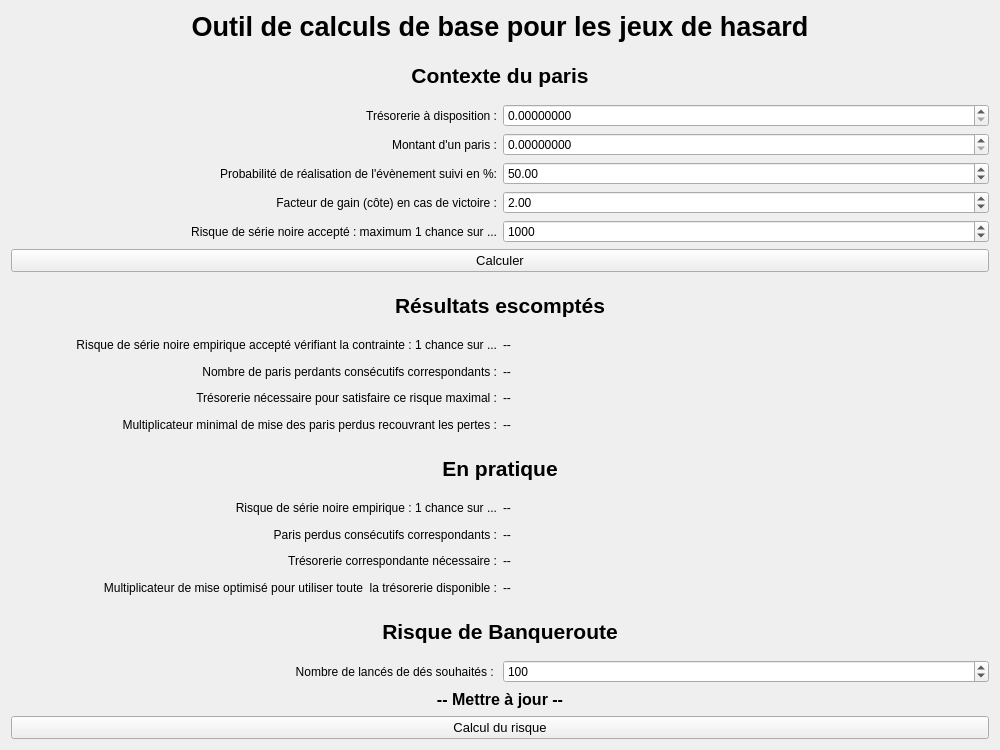
<?xml version="1.0" encoding="UTF-8"?>
<ui version="4.0">
 <class>Bitsler</class>
 <widget class="QWidget" name="Bitsler">
  <property name="geometry">
   <rect>
    <x>0</x>
    <y>0</y>
    <width>1000</width>
    <height>750</height>
   </rect>
  </property>
  <property name="windowTitle">
   <string>Form</string>
  </property>
  <layout class="QGridLayout" name="gridLayout">
   <item row="21" column="0">
    <widget class="QLabel" name="labelPracticalLostBet">
     <property name="text">
      <string>Paris perdus consécutifs correspondants :</string>
     </property>
     <property name="alignment">
      <set>Qt::AlignRight|Qt::AlignTrailing|Qt::AlignVCenter</set>
     </property>
    </widget>
   </item>
   <item row="22" column="0">
    <widget class="QLabel" name="labelPracticalCash">
     <property name="text">
      <string>Trésorerie correspondante nécessaire :</string>
     </property>
     <property name="alignment">
      <set>Qt::AlignRight|Qt::AlignTrailing|Qt::AlignVCenter</set>
     </property>
    </widget>
   </item>
   <item row="25" column="0" colspan="2">
    <widget class="QLabel" name="labelBankruptcy">
     <property name="font">
      <font>
       <pointsize>16</pointsize>
       <weight>75</weight>
       <bold>true</bold>
      </font>
     </property>
     <property name="text">
      <string>Risque de Banqueroute</string>
     </property>
     <property name="alignment">
      <set>Qt::AlignCenter</set>
     </property>
    </widget>
   </item>
   <item row="23" column="1">
    <widget class="QLabel" name="labelOutputPracticalMultiply">
     <property name="text">
      <string>--</string>
     </property>
    </widget>
   </item>
   <item row="23" column="0">
    <widget class="QLabel" name="labelPracticalMultiply">
     <property name="text">
      <string>Multiplicateur de mise optimisé pour utiliser toute  la trésorerie disponible :</string>
     </property>
     <property name="alignment">
      <set>Qt::AlignRight|Qt::AlignTrailing|Qt::AlignVCenter</set>
     </property>
    </widget>
   </item>
   <item row="16" column="0">
    <widget class="QLabel" name="labelMultiplyGoal">
     <property name="text">
      <string>Multiplicateur minimal de mise des paris perdus recouvrant les pertes :</string>
     </property>
     <property name="alignment">
      <set>Qt::AlignRight|Qt::AlignTrailing|Qt::AlignVCenter</set>
     </property>
    </widget>
   </item>
   <item row="4" column="1">
    <widget class="QDoubleSpinBox" name="doubleSpinBox_Cash">
     <property name="decimals">
      <number>8</number>
     </property>
     <property name="maximum">
      <double>999999999999.000000000000000</double>
     </property>
     <property name="singleStep">
      <double>0.000010000000000</double>
     </property>
    </widget>
   </item>
   <item row="13" column="0">
    <widget class="QLabel" name="labelBlackRiskGoal">
     <property name="text">
      <string>Risque de série noire empirique accepté vérifiant la contrainte : 1 chance sur ...</string>
     </property>
     <property name="alignment">
      <set>Qt::AlignRight|Qt::AlignTrailing|Qt::AlignVCenter</set>
     </property>
    </widget>
   </item>
   <item row="11" column="0" colspan="2">
    <widget class="QLabel" name="labelTheoreticalResults">
     <property name="font">
      <font>
       <pointsize>16</pointsize>
       <weight>75</weight>
       <bold>true</bold>
      </font>
     </property>
     <property name="text">
      <string>Résultats escomptés</string>
     </property>
     <property name="alignment">
      <set>Qt::AlignCenter</set>
     </property>
    </widget>
   </item>
   <item row="14" column="1">
    <widget class="QLabel" name="labelOutputLostBetGoal">
     <property name="text">
      <string>--</string>
     </property>
    </widget>
   </item>
   <item row="15" column="0">
    <widget class="QLabel" name="labelCashGoal">
     <property name="text">
      <string>Trésorerie nécessaire pour satisfaire ce risque maximal :</string>
     </property>
     <property name="alignment">
      <set>Qt::AlignRight|Qt::AlignTrailing|Qt::AlignVCenter</set>
     </property>
    </widget>
   </item>
   <item row="17" column="0" colspan="2">
    <spacer name="horizontalSpacer_3">
     <property name="orientation">
      <enum>Qt::Horizontal</enum>
     </property>
     <property name="sizeHint" stdset="0">
      <size>
       <width>30</width>
       <height>15</height>
      </size>
     </property>
    </spacer>
   </item>
   <item row="2" column="0" colspan="2">
    <widget class="QLabel" name="labelInputs">
     <property name="font">
      <font>
       <pointsize>16</pointsize>
       <weight>75</weight>
       <bold>true</bold>
      </font>
     </property>
     <property name="text">
      <string>Contexte du paris</string>
     </property>
     <property name="alignment">
      <set>Qt::AlignCenter</set>
     </property>
    </widget>
   </item>
   <item row="28" column="0" colspan="2">
    <widget class="QLabel" name="labelOutputBankruptcyRisk">
     <property name="font">
      <font>
       <pointsize>12</pointsize>
       <weight>75</weight>
       <italic>false</italic>
       <bold>true</bold>
      </font>
     </property>
     <property name="text">
      <string>-- Mettre à jour --</string>
     </property>
     <property name="alignment">
      <set>Qt::AlignCenter</set>
     </property>
    </widget>
   </item>
   <item row="22" column="1">
    <widget class="QLabel" name="labelOutputPracticalCash">
     <property name="text">
      <string>--</string>
     </property>
    </widget>
   </item>
   <item row="10" column="0" colspan="2">
    <spacer name="horizontalSpacer_2">
     <property name="orientation">
      <enum>Qt::Horizontal</enum>
     </property>
     <property name="sizeHint" stdset="0">
      <size>
       <width>30</width>
       <height>15</height>
      </size>
     </property>
    </spacer>
   </item>
   <item row="20" column="1">
    <widget class="QLabel" name="labelOutputPracticalRisk">
     <property name="text">
      <string>--</string>
     </property>
    </widget>
   </item>
   <item row="6" column="1">
    <widget class="QDoubleSpinBox" name="doubleSpinBox_Proba">
     <property name="minimum">
      <double>0.000000000000000</double>
     </property>
     <property name="maximum">
      <double>100.000000000000000</double>
     </property>
     <property name="value">
      <double>50.000000000000000</double>
     </property>
    </widget>
   </item>
   <item row="4" column="0">
    <widget class="QLabel" name="labelCash">
     <property name="text">
      <string>Trésorerie à disposition :</string>
     </property>
     <property name="alignment">
      <set>Qt::AlignRight|Qt::AlignTrailing|Qt::AlignVCenter</set>
     </property>
    </widget>
   </item>
   <item row="20" column="0">
    <widget class="QLabel" name="labelPracticalRisk">
     <property name="text">
      <string>Risque de série noire empirique : 1 chance sur ...</string>
     </property>
     <property name="alignment">
      <set>Qt::AlignRight|Qt::AlignTrailing|Qt::AlignVCenter</set>
     </property>
    </widget>
   </item>
   <item row="18" column="0" colspan="2">
    <widget class="QLabel" name="labelPracticallyResults">
     <property name="font">
      <font>
       <pointsize>16</pointsize>
       <weight>75</weight>
       <bold>true</bold>
      </font>
     </property>
     <property name="text">
      <string>En pratique</string>
     </property>
     <property name="alignment">
      <set>Qt::AlignCenter</set>
     </property>
    </widget>
   </item>
   <item row="16" column="1">
    <widget class="QLabel" name="labelOutputMultiplyGoal">
     <property name="text">
      <string>--</string>
     </property>
    </widget>
   </item>
   <item row="15" column="1">
    <widget class="QLabel" name="labelOutputCashGoal">
     <property name="text">
      <string>--</string>
     </property>
    </widget>
   </item>
   <item row="3" column="0" colspan="2">
    <spacer name="horizontalSpacer_5">
     <property name="orientation">
      <enum>Qt::Horizontal</enum>
     </property>
     <property name="sizeHint" stdset="0">
      <size>
       <width>20</width>
       <height>10</height>
      </size>
     </property>
    </spacer>
   </item>
   <item row="12" column="0" colspan="2">
    <spacer name="horizontalSpacer_6">
     <property name="orientation">
      <enum>Qt::Horizontal</enum>
     </property>
     <property name="sizeHint" stdset="0">
      <size>
       <width>20</width>
       <height>10</height>
      </size>
     </property>
    </spacer>
   </item>
   <item row="29" column="0" colspan="2">
    <widget class="QPushButton" name="pushButtonCalculateRisk">
     <property name="font">
      <font>
       <pointsize>10</pointsize>
      </font>
     </property>
     <property name="text">
      <string>Calcul du risque</string>
     </property>
    </widget>
   </item>
   <item row="7" column="0">
    <widget class="QLabel" name="labelPayout">
     <property name="text">
      <string>Facteur de gain (côte) en cas de victoire :</string>
     </property>
     <property name="alignment">
      <set>Qt::AlignRight|Qt::AlignTrailing|Qt::AlignVCenter</set>
     </property>
    </widget>
   </item>
   <item row="7" column="1">
    <widget class="QDoubleSpinBox" name="doubleSpinBox_Payout">
     <property name="maximum">
      <double>100.000000000000000</double>
     </property>
     <property name="singleStep">
      <double>0.010000000000000</double>
     </property>
     <property name="value">
      <double>2.000000000000000</double>
     </property>
    </widget>
   </item>
   <item row="21" column="1">
    <widget class="QLabel" name="labelOutputPracticalLostBet">
     <property name="text">
      <string>--</string>
     </property>
    </widget>
   </item>
   <item row="1" column="0" colspan="2">
    <spacer name="horizontalSpacer">
     <property name="orientation">
      <enum>Qt::Horizontal</enum>
     </property>
     <property name="sizeHint" stdset="0">
      <size>
       <width>30</width>
       <height>15</height>
      </size>
     </property>
    </spacer>
   </item>
   <item row="24" column="0" colspan="2">
    <spacer name="horizontalSpacer_4">
     <property name="orientation">
      <enum>Qt::Horizontal</enum>
     </property>
     <property name="sizeHint" stdset="0">
      <size>
       <width>30</width>
       <height>15</height>
      </size>
     </property>
    </spacer>
   </item>
   <item row="27" column="0">
    <widget class="QLabel" name="labelDiceNumber">
     <property name="text">
      <string>Nombre de lancés de dés souhaités : </string>
     </property>
     <property name="alignment">
      <set>Qt::AlignRight|Qt::AlignTrailing|Qt::AlignVCenter</set>
     </property>
    </widget>
   </item>
   <item row="0" column="0" colspan="2">
    <widget class="QLabel" name="labelMainTitle">
     <property name="font">
      <font>
       <pointsize>20</pointsize>
       <weight>75</weight>
       <bold>true</bold>
      </font>
     </property>
     <property name="text">
      <string>Outil de calculs de base pour les jeux de hasard</string>
     </property>
     <property name="alignment">
      <set>Qt::AlignCenter</set>
     </property>
    </widget>
   </item>
   <item row="8" column="0">
    <widget class="QLabel" name="labelBlackRisk">
     <property name="text">
      <string>Risque de série noire accepté : maximum 1 chance sur ...</string>
     </property>
     <property name="alignment">
      <set>Qt::AlignRight|Qt::AlignTrailing|Qt::AlignVCenter</set>
     </property>
    </widget>
   </item>
   <item row="5" column="0">
    <widget class="QLabel" name="labelBet">
     <property name="text">
      <string>Montant d'un paris :</string>
     </property>
     <property name="alignment">
      <set>Qt::AlignRight|Qt::AlignTrailing|Qt::AlignVCenter</set>
     </property>
    </widget>
   </item>
   <item row="6" column="0">
    <widget class="QLabel" name="labelProba">
     <property name="text">
      <string>Probabilité de réalisation de l'évènement suivi en %:</string>
     </property>
     <property name="alignment">
      <set>Qt::AlignRight|Qt::AlignTrailing|Qt::AlignVCenter</set>
     </property>
    </widget>
   </item>
   <item row="13" column="1">
    <widget class="QLabel" name="labelOutputBlackRiskGoal">
     <property name="text">
      <string>--</string>
     </property>
    </widget>
   </item>
   <item row="14" column="0">
    <widget class="QLabel" name="labelLostBetGoal">
     <property name="text">
      <string>Nombre de paris perdants consécutifs correspondants :</string>
     </property>
     <property name="alignment">
      <set>Qt::AlignRight|Qt::AlignTrailing|Qt::AlignVCenter</set>
     </property>
    </widget>
   </item>
   <item row="8" column="1">
    <widget class="QSpinBox" name="spinBoxBlackRisk">
     <property name="maximum">
      <number>1000000000</number>
     </property>
     <property name="singleStep">
      <number>100</number>
     </property>
     <property name="value">
      <number>1000</number>
     </property>
    </widget>
   </item>
   <item row="27" column="1">
    <widget class="QSpinBox" name="spinBoxDiceNumber">
     <property name="maximum">
      <number>1000000</number>
     </property>
     <property name="singleStep">
      <number>100</number>
     </property>
     <property name="value">
      <number>100</number>
     </property>
    </widget>
   </item>
   <item row="5" column="1">
    <widget class="QDoubleSpinBox" name="doubleSpinBox_Bet">
     <property name="decimals">
      <number>8</number>
     </property>
     <property name="maximum">
      <double>99999999999.000000000000000</double>
     </property>
     <property name="singleStep">
      <double>0.000001000000000</double>
     </property>
    </widget>
   </item>
   <item row="19" column="0" colspan="2">
    <spacer name="horizontalSpacer_7">
     <property name="orientation">
      <enum>Qt::Horizontal</enum>
     </property>
     <property name="sizeHint" stdset="0">
      <size>
       <width>20</width>
       <height>10</height>
      </size>
     </property>
    </spacer>
   </item>
   <item row="26" column="0" colspan="2">
    <spacer name="horizontalSpacer_8">
     <property name="orientation">
      <enum>Qt::Horizontal</enum>
     </property>
     <property name="sizeHint" stdset="0">
      <size>
       <width>20</width>
       <height>10</height>
      </size>
     </property>
    </spacer>
   </item>
   <item row="9" column="0" colspan="2">
    <widget class="QPushButton" name="pushButtonCalculateParameters">
     <property name="font">
      <font>
       <pointsize>10</pointsize>
      </font>
     </property>
     <property name="text">
      <string>Calculer</string>
     </property>
    </widget>
   </item>
  </layout>
 </widget>
 <resources/>
 <connections>
  <connection>
   <sender>spinBoxDiceNumber</sender>
   <signal>valueChanged(int)</signal>
   <receiver>Bitsler</receiver>
   <slot>update_bankruptcy_display()</slot>
   <hints>
    <hint type="sourcelabel">
     <x>661</x>
     <y>667</y>
    </hint>
    <hint type="destinationlabel">
     <x>678</x>
     <y>610</y>
    </hint>
   </hints>
  </connection>
  <connection>
   <sender>pushButtonCalculateParameters</sender>
   <signal>clicked()</signal>
   <receiver>Bitsler</receiver>
   <slot>compute_parameters()</slot>
   <hints>
    <hint type="sourcelabel">
     <x>498</x>
     <y>267</y>
    </hint>
    <hint type="destinationlabel">
     <x>696</x>
     <y>298</y>
    </hint>
   </hints>
  </connection>
  <connection>
   <sender>pushButtonCalculateRisk</sender>
   <signal>pressed()</signal>
   <receiver>Bitsler</receiver>
   <slot>compute_bankruptcy()</slot>
   <hints>
    <hint type="sourcelabel">
     <x>415</x>
     <y>732</y>
    </hint>
    <hint type="destinationlabel">
     <x>47</x>
     <y>686</y>
    </hint>
   </hints>
  </connection>
 </connections>
 <slots>
  <slot>compute_bankruptcy()</slot>
  <slot>update_bankruptcy_display()</slot>
  <slot>compute_parameters()</slot>
 </slots>
</ui>
